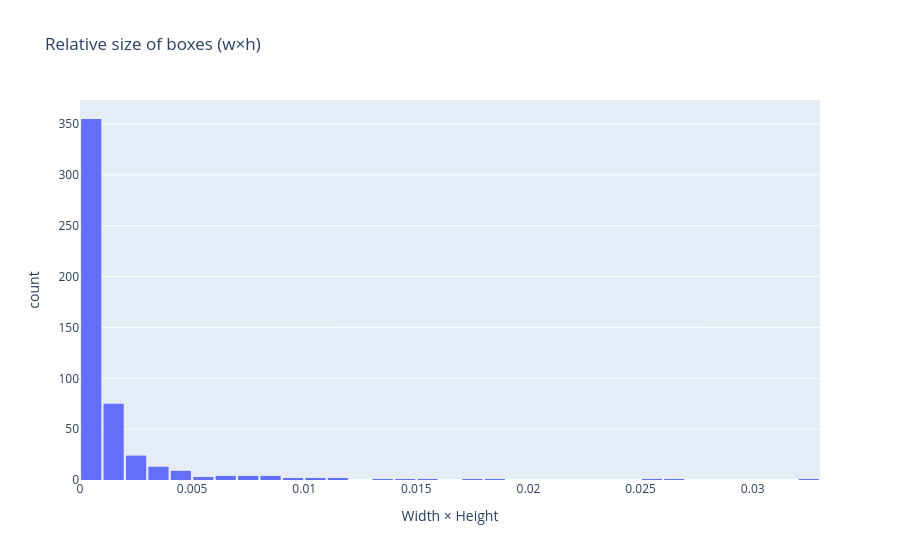

Notebook code cell kept with this figure:
### Markdown cell above
Histogram of relativ size w*h

### Code cell
relative_size = np.array(all_w) * np.array(all_h)

fig = px.histogram(
    x=relative_size,
    title="Relative size of boxes (w×h)",
    labels={"x": "Width × Height", "y": "Number of images"}
)

fig.update_layout(bargap=0.1)

fig.show()

### Figure 1 — Plotly figure (JSON) as saved in the notebook; plotly's stock layout.template omitted (floating-point values rounded to 4 significant figures; data arrays with more than 128 entries replaced by an {"elided": "..."} marker saying what was removed)
{"data": [{"bingroup": "x", "hovertemplate": "Width × Height=%{x}<br>count=%{y}<extra></extra>", "legendgroup": "", "marker": {"color": "#636efa", "pattern": {"shape": ""}}, "name": "", "orientation": "v", "showlegend": false, "type": "histogram", "x": {"elided": "505 float values"}, "xaxis": "x", "yaxis": "y"}], "layout": {"bargap": 0.1, "barmode": "relative", "legend": {"tracegroupgap": 0}, "title": {"text": "Relative size of boxes (w×h)"}, "xaxis": {"anchor": "y", "domain": [0, 1], "title": {"text": "Width × Height"}}, "yaxis": {"anchor": "x", "domain": [0, 1], "title": {"text": "count"}}}}
